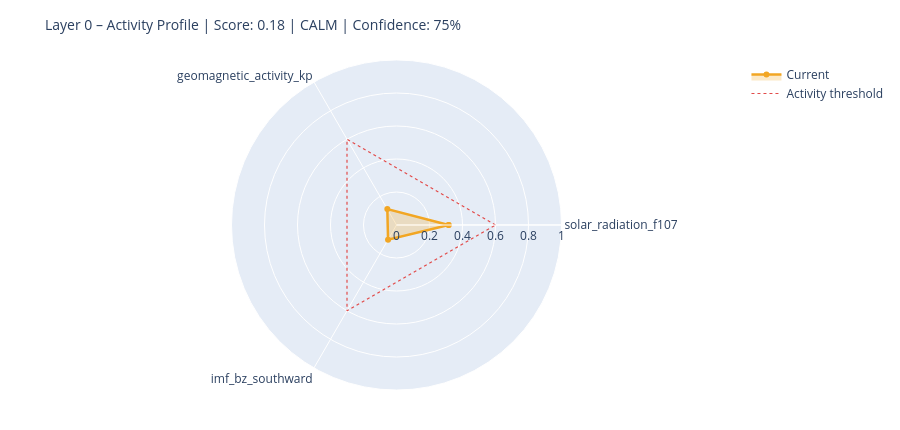

Notebook source saved alongside this figure:
### Markdown cell above
---
## 6. State Assessment & Handoff to Layer 1

### Code cell
# ============================================================
# STEP 1 – Collect raw values with source modes
# Mode: 'primary' | 'fallback_3h' | 'last_valid' | 'missing'
# ============================================================

def safe_last(df, col):
    if df is None or col not in df.columns: return None
    s = df[col].dropna()
    return float(s.iloc[-1]) if not s.empty else None

f107_now = safe_last(df_f107, 'f10.7')
bz_now   = safe_last(df_mag,  'bz_gsm')
kp_now   = safe_last(df_kp,   'kp')
sw_now   = safe_last(df_sw,   'speed')

source_modes = {
    'F10.7':    'primary'  if f107_now is not None else 'missing',
    'Kp':       'primary'  if kp_now   is not None else 'missing',
    'IMF_Bz':   'primary'  if bz_now   is not None else 'missing',
    'SW_speed': 'primary'  if sw_now   is not None else 'missing',
}

# Kp Fallback – 3h endpoint
if kp_now is None:
    try:
        r = requests.get(
            'https://services.swpc.noaa.gov/json/noaa-planetary-k-index.json',
            timeout=10)
        r.raise_for_status()
        fb = pd.DataFrame(r.json())
        tc = next((c for c in fb.columns if 'time' in c.lower()), fb.columns[0])
        kc = next((c for c in fb.columns if 'kp' in c.lower() and c != tc), None)
        if kc:
            fb[kc] = fb[kc].astype(str).str.extract(r'([0-9]+(?:\.[0-9]*)?)')[0]
            fb[kc] = pd.to_numeric(fb[kc], errors='coerce')
            fb = fb[fb[kc] >= 0].dropna(subset=[kc])
            if not fb.empty:
                kp_now = float(fb[kc].iloc[-1])
                source_modes['Kp'] = 'fallback_3h'
                print(f'  Kp fallback (3h): {kp_now:.1f}')
    except Exception as e:
        print(f'  Kp fallback failed: {e}')

# Solar Wind Fallback – last valid value
if sw_now is None and df_sw is not None and 'speed' in df_sw.columns:
    s = df_sw['speed'].dropna()
    if not s.empty:
        sw_now = float(s.iloc[-1])
        source_modes['SW_speed'] = 'last_valid'
        print(f'  SW fallback (last_valid): {sw_now:.0f} km/s')

print()
print('Source modes:', source_modes)

# ============================================================
# STEP 2 – Score from available components only
# ============================================================

def norm(v, lo, hi):
    if v is None: return None
    return max(0.0, min(1.0, (v - lo) / (hi - lo)))

COMPONENTS = {
    'solar_radiation_f107':    (f107_now, norm(f107_now, 60, 250)),
    'geomagnetic_activity_kp': (kp_now,   norm(kp_now,   0,   9)),
    'imf_bz_southward':        (bz_now,   norm(-(bz_now or 0) if bz_now else None, -5, 30)
                                           if bz_now is not None else None),
    'solar_wind_speed':        (sw_now,   norm(sw_now, 300, 800)),
}

available   = {k: v[1] for k, v in COMPONENTS.items() if v[1] is not None}
unavailable = [k for k, v in COMPONENTS.items() if v[1] is None]

layer0_score = round(sum(available.values()) / len(available), 4) if available else None
confidence   = round(len(available) / len(COMPONENTS), 2)

level = ('unknown'  if layer0_score is None
         else 'calm'     if layer0_score < 0.3
         else 'moderate' if layer0_score < 0.6
         else 'active')

# ============================================================
# STEP 3 – Dominant Driver
# ============================================================

def dominant_driver(kp, f107, bz, sw):
    candidates = []
    if kp   is not None and kp   >= 4:   candidates.append(('geomagnetic',    kp / 9))
    if sw   is not None and sw   >= 500:  candidates.append(('solar_wind',     sw / 800))
    if bz   is not None and bz   <= -5:   candidates.append(('imf_southward',  abs(bz) / 30))
    if f107 is not None and f107 >= 150:  candidates.append(('solar_radiation',f107 / 250))
    return max(candidates, key=lambda x: x[1])[0] if candidates else 'none'

driver = dominant_driver(kp_now, f107_now, bz_now, sw_now)

# ============================================================
# STEP 4 – Downstream expectations
# ============================================================

def downstream_expectation(driver, score, kp, bz, f107):
    exp = {
        'magnetosphere':        'calm',
        'ionosphere':           'calm',
        'schumann_resonance':   'unchanged',
        'lithosphere_currents': 'low',
    }
    if driver == 'geomagnetic' or (kp and kp >= 5):
        exp['magnetosphere']        = 'compressed / storm'
        exp['ionosphere']           = 'elevated disturbance (TEC variability)'
        exp['schumann_resonance']   = 'elevated amplitude possible'
        exp['lithosphere_currents'] = 'elevated induction currents'
    elif driver == 'imf_southward' or (bz and bz <= -5):
        exp['magnetosphere']        = 'energy coupling active'
        exp['ionosphere']           = 'elevated electron density possible'
        exp['schumann_resonance']   = 'slight modulation possible'
    elif driver == 'solar_radiation' or (f107 and f107 >= 150):
        exp['ionosphere']           = 'elevated ionization (F-layer)'
        exp['schumann_resonance']   = 'slightly elevated background activity'
    return exp

downstream = downstream_expectation(driver, layer0_score, kp_now, bz_now, f107_now)

# ============================================================
# CONSOLE OUTPUT
# ============================================================

W = 58
print('=' * W)
print('LAYER 0 – STATE ASSESSMENT')
print('=' * W)
for name, (raw_v, score_v) in COMPONENTS.items():
    if score_v is not None:
        bar = '█' * int(score_v * 20) + '░' * (20 - int(score_v * 20))
        print(f'  {name:<35}  {bar}  {score_v:.2f}')
    else:
        print(f'  {name:<35}  {"─" * 20}  n/a')
print('-' * W)
print(f'  Score ({len(available)}/{len(COMPONENTS)} components):  {layer0_score:.3f}')
print(f'  Confidence:         {confidence:.0%}')
print(f'  Level:              {level.upper()}')
print(f'  Dominant Driver:    {driver}')

# Radar chart
cats = list(available.keys())
vals = list(available.values())
if len(cats) >= 3:
    fig = go.Figure()
    fig.add_trace(go.Scatterpolar(
        r=vals + [vals[0]], theta=cats + [cats[0]],
        fill='toself', fillcolor='rgba(242,166,35,0.25)',
        line=dict(color='#F2A623', width=2.5), name='Current'
    ))
    fig.add_trace(go.Scatterpolar(
        r=[0.6] * (len(cats) + 1), theta=cats + [cats[0]],
        line=dict(color='#E24B4A', dash='dot', width=1.2),
        mode='lines', name='Activity threshold'
    ))
    fig.update_layout(
        title=dict(text=f'Layer 0 – Activity Profile | Score: {layer0_score:.2f} | {level.upper()} | Confidence: {confidence:.0%}',
                   font=dict(size=14)),
        polar=dict(radialaxis=dict(visible=True, range=[0, 1])),
        height=430, showlegend=True,
        margin=dict(l=60, r=60, t=60, b=40)
    )
    fig.show()

### Figure 1 — Plotly figure (JSON) as saved in the notebook; plotly's stock layout.template omitted (floating-point values rounded to 4 significant figures)
{"data": [{"fill": "toself", "fillcolor": "rgba(242,166,35,0.25)", "line": {"color": "#F2A623", "width": 2.5}, "name": "Current", "r": [0.3158, 0.1111, 0.1026, 0.3158], "theta": ["solar_radiation_f107", "geomagnetic_activity_kp", "imf_bz_southward", "solar_radiation_f107"], "type": "scatterpolar"}, {"line": {"color": "#E24B4A", "dash": "dot", "width": 1.2}, "mode": "lines", "name": "Activity threshold", "r": [0.6, 0.6, 0.6, 0.6], "theta": ["solar_radiation_f107", "geomagnetic_activity_kp", "imf_bz_southward", "solar_radiation_f107"], "type": "scatterpolar"}], "layout": {"height": 430, "margin": {"b": 40, "l": 60, "r": 60, "t": 60}, "polar": {"radialaxis": {"range": [0, 1], "visible": true}}, "showlegend": true, "title": {"font": {"size": 14}, "text": "Layer 0 – Activity Profile | Score: 0.18 | CALM | Confidence: 75%"}}}
